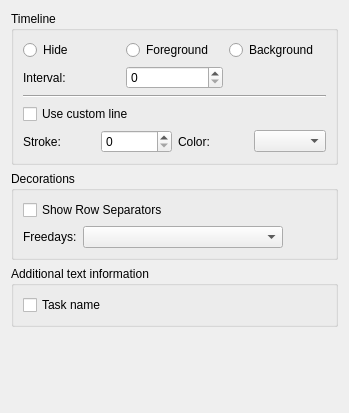
<?xml version="1.0" encoding="UTF-8"?>
<ui version="4.0">
 <class>KPlato::MilestoneGanttChartOptionsPanel</class>
 <widget class="QWidget" name="KPlato::MilestoneGanttChartOptionsPanel">
  <property name="geometry">
   <rect>
    <x>0</x>
    <y>0</y>
    <width>349</width>
    <height>413</height>
   </rect>
  </property>
  <property name="toolTip">
   <string/>
  </property>
  <layout class="QVBoxLayout" name="verticalLayout_3">
   <item>
    <widget class="QGroupBox" name="groupBox_3">
     <property name="title">
      <string>Timeline</string>
     </property>
     <layout class="QVBoxLayout" name="verticalLayout_2">
      <item>
       <layout class="QGridLayout" name="gridLayout_4">
        <item row="0" column="0">
         <widget class="QRadioButton" name="timeLineHide">
          <property name="toolTip">
           <string>Do not show the timeline</string>
          </property>
          <property name="text">
           <string>Hide</string>
          </property>
         </widget>
        </item>
        <item row="0" column="1">
         <widget class="QRadioButton" name="timeLineForeground">
          <property name="toolTip">
           <string>Show timeline in the foreground</string>
          </property>
          <property name="text">
           <string>Foreground</string>
          </property>
         </widget>
        </item>
        <item row="0" column="2">
         <widget class="QRadioButton" name="timeLineBackground">
          <property name="toolTip">
           <string>Show timeline in the background</string>
          </property>
          <property name="text">
           <string>Background</string>
          </property>
         </widget>
        </item>
        <item row="1" column="0" colspan="2">
         <layout class="QHBoxLayout" name="horizontalLayout_3">
          <item>
           <widget class="QLabel" name="label_3">
            <property name="toolTip">
             <string>Update interval in minutes, 0 disables update</string>
            </property>
            <property name="text">
             <string>Interval:</string>
            </property>
            <property name="buddy">
             <cstring>timeLineInterval</cstring>
            </property>
           </widget>
          </item>
          <item>
           <widget class="QSpinBox" name="timeLineInterval">
            <property name="toolTip">
             <string/>
            </property>
           </widget>
          </item>
         </layout>
        </item>
       </layout>
      </item>
      <item>
       <widget class="Line" name="line">
        <property name="orientation">
         <enum>Qt::Horizontal</enum>
        </property>
       </widget>
      </item>
      <item>
       <layout class="QGridLayout" name="gridLayout_3">
        <item row="0" column="0">
         <widget class="QCheckBox" name="timeLineUseCustom">
          <property name="text">
           <string>Use custom line</string>
          </property>
         </widget>
        </item>
        <item row="1" column="0">
         <layout class="QHBoxLayout" name="horizontalLayout">
          <item>
           <widget class="QLabel" name="label_2">
            <property name="toolTip">
             <string>Line width</string>
            </property>
            <property name="text">
             <string>Stroke:</string>
            </property>
            <property name="buddy">
             <cstring>timeLineStroke</cstring>
            </property>
           </widget>
          </item>
          <item>
           <widget class="QSpinBox" name="timeLineStroke">
            <property name="toolTip">
             <string/>
            </property>
           </widget>
          </item>
         </layout>
        </item>
        <item row="1" column="1">
         <layout class="QHBoxLayout" name="horizontalLayout_2">
          <item>
           <widget class="QLabel" name="label">
            <property name="toolTip">
             <string>Line color</string>
            </property>
            <property name="text">
             <string>Color:</string>
            </property>
            <property name="buddy">
             <cstring>timeLineColor</cstring>
            </property>
           </widget>
          </item>
          <item>
           <widget class="KColorCombo" name="timeLineColor">
            <property name="toolTip">
             <string/>
            </property>
           </widget>
          </item>
         </layout>
        </item>
       </layout>
      </item>
     </layout>
    </widget>
   </item>
   <item>
    <widget class="QGroupBox" name="groupBox_4">
     <property name="title">
      <string>Decorations</string>
     </property>
     <layout class="QVBoxLayout" name="verticalLayout">
      <item>
       <widget class="QCheckBox" name="showRowSeparators">
        <property name="text">
         <string>Show Row Separators</string>
        </property>
       </widget>
      </item>
      <item>
       <layout class="QHBoxLayout" name="horizontalLayout_4">
        <item>
         <widget class="QLabel" name="label_4">
          <property name="text">
           <string>Freedays:</string>
          </property>
         </widget>
        </item>
        <item>
         <widget class="QComboBox" name="freedays">
          <property name="minimumSize">
           <size>
            <width>200</width>
            <height>0</height>
           </size>
          </property>
         </widget>
        </item>
        <item>
         <spacer name="horizontalSpacer">
          <property name="orientation">
           <enum>Qt::Horizontal</enum>
          </property>
          <property name="sizeHint" stdset="0">
           <size>
            <width>40</width>
            <height>20</height>
           </size>
          </property>
         </spacer>
        </item>
       </layout>
      </item>
     </layout>
    </widget>
   </item>
   <item>
    <widget class="QGroupBox" name="groupBox">
     <property name="title">
      <string>Additional text information</string>
     </property>
     <layout class="QGridLayout" name="gridLayout_2">
      <item row="0" column="0">
       <widget class="QCheckBox" name="showTaskName">
        <property name="text">
         <string>Task name</string>
        </property>
       </widget>
      </item>
     </layout>
    </widget>
   </item>
   <item>
    <spacer name="verticalSpacer">
     <property name="orientation">
      <enum>Qt::Vertical</enum>
     </property>
     <property name="sizeHint" stdset="0">
      <size>
       <width>20</width>
       <height>15</height>
      </size>
     </property>
    </spacer>
   </item>
  </layout>
 </widget>
 <customwidgets>
  <customwidget>
   <class>KColorCombo</class>
   <extends>QComboBox</extends>
   <header>kcolorcombo.h</header>
  </customwidget>
 </customwidgets>
 <resources/>
 <connections/>
</ui>
